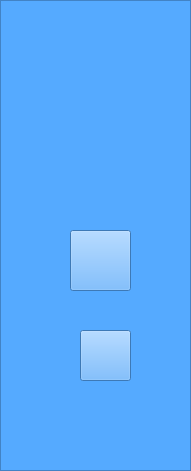
    <widget class="QFrame" name="frame_7">
     <property name="geometry">
      <rect>
       <x>0</x>
       <y>0</y>
       <width>191</width>
       <height>471</height>
      </rect>
     </property>
     <property name="styleSheet">
      <string notr="true">background:rgb(85,170,255);</string>
     </property>
     <property name="frameShape">
      <enum>QFrame::StyledPanel</enum>
     </property>
     <property name="frameShadow">
      <enum>QFrame::Raised</enum>
     </property>
     <widget class="QLabel" name="label_25">
      <property name="geometry">
       <rect>
        <x>10</x>
        <y>30</y>
        <width>171</width>
        <height>171</height>
       </rect>
      </property>
      <property name="styleSheet">
       <string notr="true">border-image:url(:/img/img/floralloLogo.png);</string>
      </property>
      <property name="text">
       <string/>
      </property>
     </widget>
     <widget class="QPushButton" name="signOut_4">
      <property name="geometry">
       <rect>
        <x>70</x>
        <y>230</y>
        <width>61</width>
        <height>61</height>
       </rect>
      </property>
      <property name="styleSheet">
       <string notr="true">#signOut_4
{
   border-image:url(:/img/img/profileIcon.png);
}

#signOut_4:hover
{
  border-image:url(:/img/img/profileIconHover.png);
}</string>
      </property>
      <property name="text">
       <string/>
      </property>
     </widget>
     <widget class="QPushButton" name="signOut_7">
      <property name="geometry">
       <rect>
        <x>80</x>
        <y>330</y>
        <width>51</width>
        <height>51</height>
       </rect>
      </property>
      <property name="styleSheet">
       <string notr="true">#signOut_7
{
   border-image:url(:/img/img/signOut.png);
}

#signOut_7:hover
{
  border-image:url(:/img/img/signOutHover.png);
}</string>
      </property>
      <property name="text">
       <string/>
      </property>
     </widget>
    </widget>
